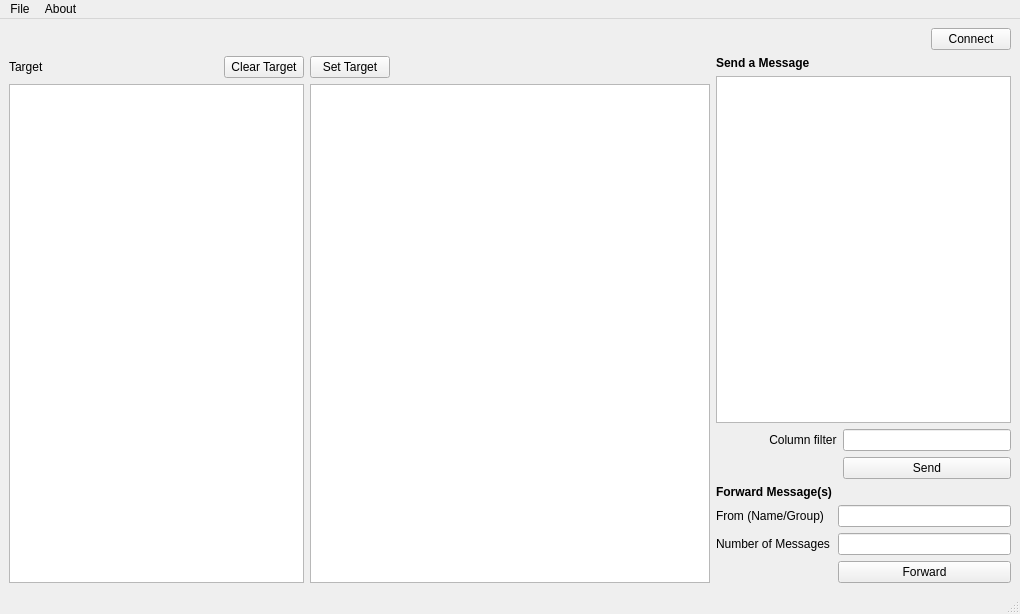
<?xml version="1.0" encoding="UTF-8"?>
<ui version="4.0">
 <class>MainWindow</class>
 <widget class="QMainWindow" name="MainWindow">
  <property name="geometry">
   <rect>
    <x>0</x>
    <y>0</y>
    <width>1020</width>
    <height>614</height>
   </rect>
  </property>
  <property name="sizePolicy">
   <sizepolicy hsizetype="Maximum" vsizetype="Maximum">
    <horstretch>0</horstretch>
    <verstretch>0</verstretch>
   </sizepolicy>
  </property>
  <property name="windowTitle">
   <string>WhatsApp Blast</string>
  </property>
  <property name="layoutDirection">
   <enum>Qt::LeftToRight</enum>
  </property>
  <widget class="QWidget" name="centralwidget">
   <property name="sizePolicy">
    <sizepolicy hsizetype="Preferred" vsizetype="Preferred">
     <horstretch>0</horstretch>
     <verstretch>0</verstretch>
    </sizepolicy>
   </property>
   <layout class="QGridLayout" name="gridLayout_3">
    <item row="0" column="0">
     <spacer name="horizontalSpacer_3">
      <property name="orientation">
       <enum>Qt::Horizontal</enum>
      </property>
      <property name="sizeHint" stdset="0">
       <size>
        <width>918</width>
        <height>20</height>
       </size>
      </property>
     </spacer>
    </item>
    <item row="0" column="1">
     <widget class="QPushButton" name="connectButton">
      <property name="cursor">
       <cursorShape>PointingHandCursor</cursorShape>
      </property>
      <property name="text">
       <string>Connect</string>
      </property>
     </widget>
    </item>
    <item row="1" column="0" colspan="2">
     <layout class="QHBoxLayout" name="horizontalLayout">
      <property name="sizeConstraint">
       <enum>QLayout::SetMaximumSize</enum>
      </property>
      <property name="bottomMargin">
       <number>0</number>
      </property>
      <item>
       <layout class="QGridLayout" name="gridLayout">
        <item row="2" column="1" colspan="3">
         <widget class="QListView" name="contactView">
          <property name="minimumSize">
           <size>
            <width>40</width>
            <height>0</height>
           </size>
          </property>
         </widget>
        </item>
        <item row="0" column="1">
         <widget class="QLabel" name="label_6">
          <property name="text">
           <string>Target</string>
          </property>
         </widget>
        </item>
        <item row="0" column="3">
         <widget class="QPushButton" name="clearTargetButton">
          <property name="cursor">
           <cursorShape>PointingHandCursor</cursorShape>
          </property>
          <property name="text">
           <string>Clear Target</string>
          </property>
         </widget>
        </item>
        <item row="0" column="2">
         <spacer name="horizontalSpacer">
          <property name="orientation">
           <enum>Qt::Horizontal</enum>
          </property>
          <property name="sizeHint" stdset="0">
           <size>
            <width>40</width>
            <height>20</height>
           </size>
          </property>
         </spacer>
        </item>
       </layout>
      </item>
      <item>
       <layout class="QHBoxLayout" name="horizontalLayout_2"/>
      </item>
      <item>
       <layout class="QGridLayout" name="gridLayout_2">
        <item row="0" column="0">
         <widget class="QPushButton" name="setTargetButton">
          <property name="cursor">
           <cursorShape>PointingHandCursor</cursorShape>
          </property>
          <property name="text">
           <string>Set Target</string>
          </property>
         </widget>
        </item>
        <item row="0" column="1">
         <spacer name="horizontalSpacer_2">
          <property name="orientation">
           <enum>Qt::Horizontal</enum>
          </property>
          <property name="sizeHint" stdset="0">
           <size>
            <width>40</width>
            <height>20</height>
           </size>
          </property>
         </spacer>
        </item>
        <item row="1" column="0" colspan="2">
         <widget class="QTableView" name="tableView">
          <property name="minimumSize">
           <size>
            <width>400</width>
            <height>0</height>
           </size>
          </property>
         </widget>
        </item>
       </layout>
      </item>
      <item>
       <layout class="QVBoxLayout" name="verticalLayout">
        <item>
         <widget class="QLabel" name="label_7">
          <property name="font">
           <font>
            <weight>75</weight>
            <bold>true</bold>
           </font>
          </property>
          <property name="text">
           <string>Send a Message</string>
          </property>
         </widget>
        </item>
        <item>
         <layout class="QFormLayout" name="formLayout_2">
          <item row="0" column="0" colspan="2">
           <widget class="QTextEdit" name="textEdit">
            <property name="sizePolicy">
             <sizepolicy hsizetype="Expanding" vsizetype="Expanding">
              <horstretch>0</horstretch>
              <verstretch>0</verstretch>
             </sizepolicy>
            </property>
            <property name="minimumSize">
             <size>
              <width>0</width>
              <height>325</height>
             </size>
            </property>
           </widget>
          </item>
          <item row="1" column="0">
           <widget class="QLabel" name="label_5">
            <property name="text">
             <string>                Column filter</string>
            </property>
           </widget>
          </item>
          <item row="1" column="1">
           <widget class="QLineEdit" name="columnFilterEdit"/>
          </item>
          <item row="2" column="1">
           <widget class="QPushButton" name="sendButton">
            <property name="text">
             <string>Send</string>
            </property>
           </widget>
          </item>
         </layout>
        </item>
        <item>
         <layout class="QFormLayout" name="formLayout">
          <item row="1" column="0">
           <widget class="QLabel" name="label">
            <property name="text">
             <string>From (Name/Group)</string>
            </property>
           </widget>
          </item>
          <item row="1" column="1">
           <widget class="QLineEdit" name="fromForwardEdit"/>
          </item>
          <item row="2" column="0">
           <widget class="QLabel" name="label_2">
            <property name="text">
             <string>Number of Messages</string>
            </property>
           </widget>
          </item>
          <item row="2" column="1">
           <widget class="QLineEdit" name="numberForwardEdit"/>
          </item>
          <item row="0" column="0">
           <widget class="QLabel" name="label_3">
            <property name="font">
             <font>
              <weight>75</weight>
              <bold>true</bold>
             </font>
            </property>
            <property name="text">
             <string>Forward Message(s)</string>
            </property>
           </widget>
          </item>
          <item row="3" column="1">
           <widget class="QPushButton" name="forwardButton">
            <property name="text">
             <string>Forward</string>
            </property>
           </widget>
          </item>
         </layout>
        </item>
       </layout>
      </item>
     </layout>
    </item>
   </layout>
  </widget>
  <widget class="QMenuBar" name="menubar">
   <property name="geometry">
    <rect>
     <x>0</x>
     <y>0</y>
     <width>1020</width>
     <height>21</height>
    </rect>
   </property>
   <widget class="QMenu" name="menuFile">
    <property name="title">
     <string>File</string>
    </property>
    <addaction name="actionOpen_Excel"/>
   </widget>
   <widget class="QMenu" name="menuAbout">
    <property name="title">
     <string>About</string>
    </property>
   </widget>
   <addaction name="menuFile"/>
   <addaction name="menuAbout"/>
  </widget>
  <widget class="QStatusBar" name="statusbar"/>
  <action name="actionOpen_Excel">
   <property name="text">
    <string>Open Excel</string>
   </property>
  </action>
 </widget>
 <resources/>
 <connections/>
</ui>
